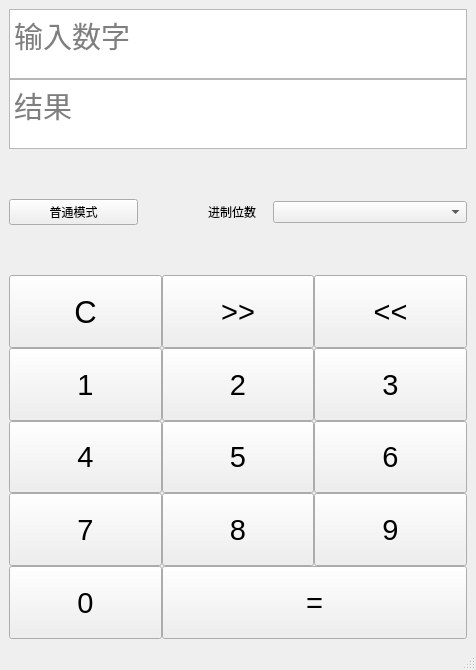
<?xml version="1.0" encoding="UTF-8"?>
<ui version="4.0">
 <class>MainWindow</class>
 <widget class="QMainWindow" name="MainWindow">
  <property name="geometry">
   <rect>
    <x>0</x>
    <y>0</y>
    <width>476</width>
    <height>670</height>
   </rect>
  </property>
  <property name="windowTitle">
   <string>程序员界面</string>
  </property>
  <widget class="QWidget" name="centralwidget">
   <layout class="QVBoxLayout" name="verticalLayout_4" stretch="1,5">
    <property name="spacing">
     <number>50</number>
    </property>
    <item>
     <layout class="QVBoxLayout" name="verticalLayout_3">
      <item>
       <layout class="QVBoxLayout" name="verticalLayout_2">
        <property name="spacing">
         <number>0</number>
        </property>
        <item>
         <widget class="QTextEdit" name="textEdit">
          <property name="font">
           <font>
            <pointsize>22</pointsize>
           </font>
          </property>
          <property name="readOnly">
           <bool>true</bool>
          </property>
          <property name="placeholderText">
           <string>输入数字</string>
          </property>
         </widget>
        </item>
        <item>
         <widget class="QTextEdit" name="textEdit_2">
          <property name="font">
           <font>
            <pointsize>22</pointsize>
           </font>
          </property>
          <property name="readOnly">
           <bool>true</bool>
          </property>
          <property name="markdown">
           <string/>
          </property>
          <property name="placeholderText">
           <string>结果</string>
          </property>
         </widget>
        </item>
       </layout>
      </item>
      <item>
       <layout class="QHBoxLayout" name="horizontalLayout_8">
        <item>
         <layout class="QHBoxLayout" name="horizontalLayout_7" stretch="1,2">
          <property name="spacing">
           <number>70</number>
          </property>
          <item>
           <widget class="QPushButton" name="pushButton_back">
            <property name="text">
             <string>普通模式</string>
            </property>
           </widget>
          </item>
          <item>
           <layout class="QHBoxLayout" name="horizontalLayout_6" stretch="1,3">
            <property name="spacing">
             <number>0</number>
            </property>
            <item>
             <widget class="QLabel" name="label">
              <property name="text">
               <string>进制位数</string>
              </property>
             </widget>
            </item>
            <item>
             <widget class="QComboBox" name="comboBox">
              <property name="placeholderText">
               <string>进制位数</string>
              </property>
              <property name="duplicatesEnabled">
               <bool>true</bool>
              </property>
              <item>
               <property name="text">
                <string>10</string>
               </property>
              </item>
              <item>
               <property name="text">
                <string>2</string>
               </property>
              </item>
              <item>
               <property name="text">
                <string>8</string>
               </property>
              </item>
              <item>
               <property name="text">
                <string>16</string>
               </property>
              </item>
             </widget>
            </item>
           </layout>
          </item>
         </layout>
        </item>
       </layout>
      </item>
     </layout>
    </item>
    <item>
     <layout class="QVBoxLayout" name="verticalLayout">
      <property name="spacing">
       <number>0</number>
      </property>
      <item>
       <layout class="QHBoxLayout" name="horizontalLayout" stretch="1,1,1">
        <property name="spacing">
         <number>0</number>
        </property>
        <item>
         <widget class="QPushButton" name="Button_clear">
          <property name="sizePolicy">
           <sizepolicy hsizetype="Minimum" vsizetype="Minimum">
            <horstretch>5</horstretch>
            <verstretch>0</verstretch>
           </sizepolicy>
          </property>
          <property name="font">
           <font>
            <pointsize>23</pointsize>
           </font>
          </property>
          <property name="text">
           <string>C</string>
          </property>
         </widget>
        </item>
        <item>
         <widget class="QPushButton" name="pushButton_left">
          <property name="sizePolicy">
           <sizepolicy hsizetype="Minimum" vsizetype="Minimum">
            <horstretch>0</horstretch>
            <verstretch>0</verstretch>
           </sizepolicy>
          </property>
          <property name="font">
           <font>
            <pointsize>22</pointsize>
           </font>
          </property>
          <property name="text">
           <string>&gt;&gt;</string>
          </property>
         </widget>
        </item>
        <item>
         <widget class="QPushButton" name="pushButton_right">
          <property name="sizePolicy">
           <sizepolicy hsizetype="Minimum" vsizetype="Minimum">
            <horstretch>0</horstretch>
            <verstretch>0</verstretch>
           </sizepolicy>
          </property>
          <property name="font">
           <font>
            <pointsize>22</pointsize>
           </font>
          </property>
          <property name="text">
           <string>&lt;&lt;</string>
          </property>
         </widget>
        </item>
       </layout>
      </item>
      <item>
       <layout class="QHBoxLayout" name="horizontalLayout_4">
        <property name="spacing">
         <number>0</number>
        </property>
        <item>
         <widget class="QPushButton" name="pushButton_1">
          <property name="sizePolicy">
           <sizepolicy hsizetype="Minimum" vsizetype="Minimum">
            <horstretch>0</horstretch>
            <verstretch>0</verstretch>
           </sizepolicy>
          </property>
          <property name="font">
           <font>
            <pointsize>22</pointsize>
           </font>
          </property>
          <property name="text">
           <string>1</string>
          </property>
         </widget>
        </item>
        <item>
         <widget class="QPushButton" name="pushButton_2">
          <property name="sizePolicy">
           <sizepolicy hsizetype="Minimum" vsizetype="Minimum">
            <horstretch>0</horstretch>
            <verstretch>0</verstretch>
           </sizepolicy>
          </property>
          <property name="font">
           <font>
            <pointsize>22</pointsize>
           </font>
          </property>
          <property name="text">
           <string>2</string>
          </property>
         </widget>
        </item>
        <item>
         <widget class="QPushButton" name="pushButton_3">
          <property name="sizePolicy">
           <sizepolicy hsizetype="Minimum" vsizetype="Minimum">
            <horstretch>0</horstretch>
            <verstretch>0</verstretch>
           </sizepolicy>
          </property>
          <property name="font">
           <font>
            <pointsize>22</pointsize>
           </font>
          </property>
          <property name="text">
           <string>3</string>
          </property>
         </widget>
        </item>
       </layout>
      </item>
      <item>
       <layout class="QHBoxLayout" name="horizontalLayout_5" stretch="1,1,1">
        <property name="spacing">
         <number>0</number>
        </property>
        <item>
         <widget class="QPushButton" name="pushButton_4">
          <property name="sizePolicy">
           <sizepolicy hsizetype="Minimum" vsizetype="Minimum">
            <horstretch>0</horstretch>
            <verstretch>0</verstretch>
           </sizepolicy>
          </property>
          <property name="font">
           <font>
            <pointsize>22</pointsize>
           </font>
          </property>
          <property name="text">
           <string>4</string>
          </property>
         </widget>
        </item>
        <item>
         <widget class="QPushButton" name="pushButton_5">
          <property name="sizePolicy">
           <sizepolicy hsizetype="Minimum" vsizetype="Minimum">
            <horstretch>0</horstretch>
            <verstretch>0</verstretch>
           </sizepolicy>
          </property>
          <property name="font">
           <font>
            <pointsize>22</pointsize>
           </font>
          </property>
          <property name="text">
           <string>5</string>
          </property>
         </widget>
        </item>
        <item>
         <widget class="QPushButton" name="pushButton_6">
          <property name="sizePolicy">
           <sizepolicy hsizetype="Minimum" vsizetype="Minimum">
            <horstretch>0</horstretch>
            <verstretch>0</verstretch>
           </sizepolicy>
          </property>
          <property name="font">
           <font>
            <pointsize>22</pointsize>
           </font>
          </property>
          <property name="text">
           <string>6</string>
          </property>
         </widget>
        </item>
       </layout>
      </item>
      <item>
       <layout class="QHBoxLayout" name="horizontalLayout_2" stretch="1,1,1">
        <property name="spacing">
         <number>0</number>
        </property>
        <item>
         <widget class="QPushButton" name="pushButton_7">
          <property name="sizePolicy">
           <sizepolicy hsizetype="Minimum" vsizetype="Minimum">
            <horstretch>0</horstretch>
            <verstretch>0</verstretch>
           </sizepolicy>
          </property>
          <property name="font">
           <font>
            <pointsize>22</pointsize>
           </font>
          </property>
          <property name="text">
           <string>7</string>
          </property>
         </widget>
        </item>
        <item>
         <widget class="QPushButton" name="pushButton_8">
          <property name="sizePolicy">
           <sizepolicy hsizetype="Minimum" vsizetype="Minimum">
            <horstretch>0</horstretch>
            <verstretch>0</verstretch>
           </sizepolicy>
          </property>
          <property name="font">
           <font>
            <pointsize>22</pointsize>
           </font>
          </property>
          <property name="text">
           <string>8</string>
          </property>
         </widget>
        </item>
        <item>
         <widget class="QPushButton" name="pushButton_9">
          <property name="sizePolicy">
           <sizepolicy hsizetype="Minimum" vsizetype="Minimum">
            <horstretch>0</horstretch>
            <verstretch>0</verstretch>
           </sizepolicy>
          </property>
          <property name="font">
           <font>
            <pointsize>22</pointsize>
           </font>
          </property>
          <property name="text">
           <string>9</string>
          </property>
         </widget>
        </item>
       </layout>
      </item>
      <item>
       <layout class="QHBoxLayout" name="horizontalLayout_3" stretch="1,2">
        <property name="spacing">
         <number>0</number>
        </property>
        <item>
         <widget class="QPushButton" name="pushButton_0">
          <property name="sizePolicy">
           <sizepolicy hsizetype="Minimum" vsizetype="Minimum">
            <horstretch>0</horstretch>
            <verstretch>0</verstretch>
           </sizepolicy>
          </property>
          <property name="font">
           <font>
            <pointsize>22</pointsize>
           </font>
          </property>
          <property name="text">
           <string>0</string>
          </property>
         </widget>
        </item>
        <item>
         <widget class="QPushButton" name="Button_dengyu">
          <property name="sizePolicy">
           <sizepolicy hsizetype="Minimum" vsizetype="Minimum">
            <horstretch>0</horstretch>
            <verstretch>0</verstretch>
           </sizepolicy>
          </property>
          <property name="font">
           <font>
            <pointsize>22</pointsize>
           </font>
          </property>
          <property name="text">
           <string>=</string>
          </property>
         </widget>
        </item>
       </layout>
      </item>
     </layout>
    </item>
   </layout>
  </widget>
  <widget class="QMenuBar" name="menubar">
   <property name="geometry">
    <rect>
     <x>0</x>
     <y>0</y>
     <width>476</width>
     <height>23</height>
    </rect>
   </property>
  </widget>
  <widget class="QStatusBar" name="statusbar"/>
 </widget>
 <resources/>
 <connections/>
</ui>
